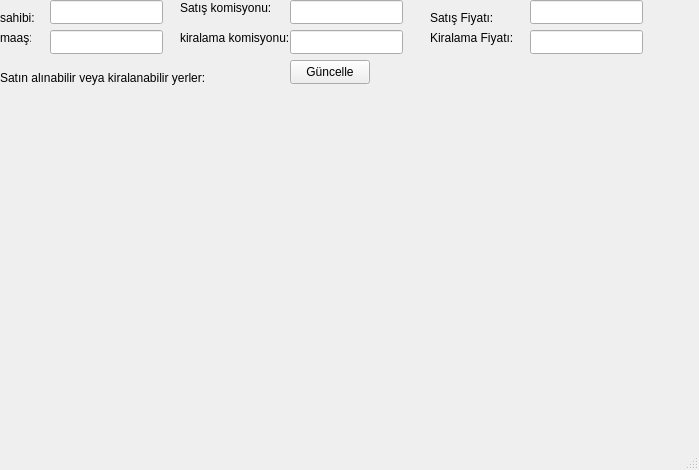
<?xml version="1.0" encoding="UTF-8"?>
<ui version="4.0">
 <class>MainWindow</class>
 <widget class="QMainWindow" name="MainWindow">
  <property name="geometry">
   <rect>
    <x>0</x>
    <y>0</y>
    <width>699</width>
    <height>470</height>
   </rect>
  </property>
  <property name="windowTitle">
   <string>MainWindow</string>
  </property>
  <widget class="QWidget" name="centralwidget">
   <widget class="QPushButton" name="upgrade">
    <property name="geometry">
     <rect>
      <x>290</x>
      <y>60</y>
      <width>80</width>
      <height>24</height>
     </rect>
    </property>
    <property name="text">
     <string>Güncelle</string>
    </property>
   </widget>
   <widget class="QLabel" name="label_4">
    <property name="geometry">
     <rect>
      <x>0</x>
      <y>10</y>
      <width>49</width>
      <height>16</height>
     </rect>
    </property>
    <property name="text">
     <string>sahibi:</string>
    </property>
   </widget>
   <widget class="QLabel" name="label_5">
    <property name="geometry">
     <rect>
      <x>0</x>
      <y>30</y>
      <width>31</width>
      <height>16</height>
     </rect>
    </property>
    <property name="text">
     <string>maaş:</string>
    </property>
   </widget>
   <widget class="QLabel" name="label_6">
    <property name="geometry">
     <rect>
      <x>0</x>
      <y>70</y>
      <width>211</width>
      <height>16</height>
     </rect>
    </property>
    <property name="text">
     <string>Satın alınabilir veya kiralanabilir yerler:</string>
    </property>
   </widget>
   <widget class="QLineEdit" name="owner">
    <property name="geometry">
     <rect>
      <x>50</x>
      <y>0</y>
      <width>113</width>
      <height>24</height>
     </rect>
    </property>
   </widget>
   <widget class="QLineEdit" name="salary">
    <property name="geometry">
     <rect>
      <x>50</x>
      <y>30</y>
      <width>113</width>
      <height>24</height>
     </rect>
    </property>
   </widget>
   <widget class="QLabel" name="label">
    <property name="geometry">
     <rect>
      <x>180</x>
      <y>0</y>
      <width>101</width>
      <height>16</height>
     </rect>
    </property>
    <property name="text">
     <string>Satış komisyonu:</string>
    </property>
   </widget>
   <widget class="QLabel" name="label_2">
    <property name="geometry">
     <rect>
      <x>180</x>
      <y>30</y>
      <width>121</width>
      <height>16</height>
     </rect>
    </property>
    <property name="text">
     <string>kiralama komisyonu:</string>
    </property>
   </widget>
   <widget class="QLineEdit" name="sold_commission">
    <property name="geometry">
     <rect>
      <x>290</x>
      <y>0</y>
      <width>113</width>
      <height>24</height>
     </rect>
    </property>
   </widget>
   <widget class="QLineEdit" name="rent_commission">
    <property name="geometry">
     <rect>
      <x>290</x>
      <y>30</y>
      <width>113</width>
      <height>24</height>
     </rect>
    </property>
   </widget>
   <widget class="QLineEdit" name="sold">
    <property name="geometry">
     <rect>
      <x>530</x>
      <y>0</y>
      <width>113</width>
      <height>24</height>
     </rect>
    </property>
   </widget>
   <widget class="QLabel" name="label_3">
    <property name="geometry">
     <rect>
      <x>430</x>
      <y>10</y>
      <width>71</width>
      <height>16</height>
     </rect>
    </property>
    <property name="text">
     <string>Satış Fiyatı:</string>
    </property>
   </widget>
   <widget class="QLabel" name="label_7">
    <property name="geometry">
     <rect>
      <x>430</x>
      <y>30</y>
      <width>91</width>
      <height>16</height>
     </rect>
    </property>
    <property name="text">
     <string>Kiralama Fiyatı:</string>
    </property>
   </widget>
   <widget class="QLineEdit" name="rent">
    <property name="geometry">
     <rect>
      <x>530</x>
      <y>30</y>
      <width>113</width>
      <height>24</height>
     </rect>
    </property>
   </widget>
  </widget>
  <widget class="QMenuBar" name="menubar">
   <property name="geometry">
    <rect>
     <x>0</x>
     <y>0</y>
     <width>699</width>
     <height>21</height>
    </rect>
   </property>
  </widget>
  <widget class="QStatusBar" name="statusbar"/>
 </widget>
 <resources/>
 <connections/>
</ui>
